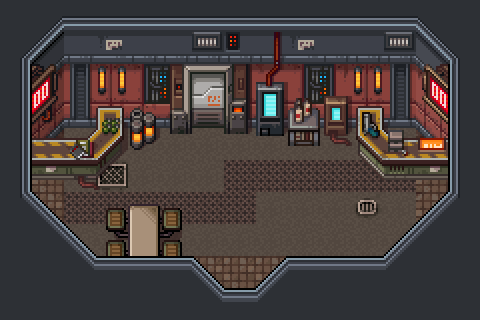

This is a level from a 2D game, rendered from its Tiled map with the project's own tilesets. A one-line summary and the complete map file follow:
An orthogonal 15x10 tile map with 32x32 px tiles, 3 tile layers (Ground, Map, Object), 5 tilesets and 61 objects (Npc, Door).

<map version="1.9" tiledversion="1.9.2" orientation="orthogonal" renderorder="left-down" width="15" height="10" tilewidth="32" tileheight="32" infinite="0" nextlayerid="8" nextobjectid="69">
 <editorsettings>
  <export target="CyberHome.json" format="json" />
 </editorsettings>
 <tileset firstgid="1" name="Cyber1Tiled" tilewidth="32" tileheight="32" tilecount="128" columns="8">
  <image source="../images/32CyberPop Vexed/Low-TownA5.png" trans="ff00ff" width="256" height="512" />
 </tileset>
 <tileset firstgid="129" name="Cyber2Tiled" tilewidth="32" tileheight="32" tilecount="256" columns="16">
  <image source="../images/32CyberPop Vexed/Low-TownD.png" trans="ff00ff" width="512" height="512" />
 </tileset>
 <tileset firstgid="385" name="Cyber3Tiled" tilewidth="32" tileheight="32" tilecount="256" columns="16">
  <image source="../images/32CyberPop Vexed/Low-TownB.png" trans="ff00ff" width="512" height="512" />
 </tileset>
 <tileset firstgid="641" name="Cyber4Tiled" tilewidth="32" tileheight="32" tilecount="256" columns="16">
  <image source="../images/32CyberPop Vexed/Low-TownC.png" trans="ff00ff" width="512" height="512" />
 </tileset>
 <tileset firstgid="897" name="Cyber5Tiled" tilewidth="32" tileheight="32" tilecount="208" columns="13">
  <image source="../images/32CyberPop Vexed/CP_WallsA4.png" trans="ff00ff" width="416" height="512" />
 </tileset>
 <layer id="1" name="Ground" width="15" height="10" locked="1">
  <data encoding="csv">
60,60,60,60,60,60,60,60,60,60,60,60,377,377,377,
60,60,60,60,60,60,60,60,60,60,60,60,377,377,377,
60,60,60,60,60,60,60,60,60,60,60,60,377,377,377,
60,60,60,60,60,60,60,60,60,60,60,60,377,377,377,
60,60,9,9,9,9,9,9,9,9,9,9,9,377,377,
60,105,9,107,9,9,9,48,48,48,48,48,48,105,377,
60,105,48,48,48,48,48,48,9,9,9,106,9,105,377,
60,60,9,9,9,9,9,9,9,9,9,9,9,377,377,
60,60,60,60,60,9,25,25,25,60,60,60,377,377,377,
60,60,60,60,60,60,60,60,60,60,60,60,377,377,377
</data>
 </layer>
 <layer id="2" name="Map" width="15" height="10" locked="1">
  <data encoding="csv">
0,58,959,959,959,959,959,959,959,959,959,959,960,59,0,
65,66,33,34,33,33,37,38,33,34,33,33,37,67,68,
345,74,41,45,42,43,22,41,22,42,43,45,41,75,349,
345,82,49,53,50,51,30,49,30,50,51,53,49,83,349,
345,97,0,0,0,0,0,0,0,0,0,0,0,100,349,
345,0,0,0,0,0,0,0,0,0,0,0,0,0,349,
361,362,0,0,0,0,0,0,0,0,0,0,0,364,365,
0,378,362,0,0,0,0,0,0,0,0,0,364,380,0,
0,0,378,379,379,379,362,363,364,379,379,379,380,0,0,
0,0,0,0,0,377,378,379,380,381,0,0,0,0,0
</data>
 </layer>
 <layer id="7" name="Object" width="15" height="10" locked="1">
  <data encoding="csv">
0,0,0,0,0,0,0,0,0,0,0,0,0,0,0,
0,0,0,0,0,0,0,0,529,0,0,0,0,0,0,
0,644,0,0,0,547,548,550,545,0,0,0,0,641,0,
0,660,0,477,396,563,564,566,561,471,459,473,474,657,0,
0,806,492,493,412,579,580,582,577,487,475,489,490,491,0,
0,822,508,509,0,0,0,0,0,0,0,505,506,507,0,
0,0,0,731,686,733,0,0,0,0,0,0,0,0,0,
0,0,0,747,702,749,0,0,0,0,0,0,0,0,0,
0,0,0,0,0,0,0,0,0,0,0,0,0,0,0,
0,0,0,0,0,0,0,0,0,0,0,0,0,0,0
</data>
 </layer>
 <objectgroup id="6" name="UserPosition" locked="1">
  <object id="43" x="238.833" y="268.667">
   <properties>
    <property name="Position" value="0" />
   </properties>
   <point />
  </object>
 </objectgroup>
 <objectgroup id="5" name="Event">
  <object id="42" name="Npc" x="320.903" y="189.563" width="25.1932" height="23.875">
   <properties>
    <property name="EventId" value="home_quest_1_1,home_quest_2_1,home_quest_3_1" />
    <property name="ObjectId" value="5" />
    <property name="Type" value="river" />
    <property name="TypeName" value="xxx" />
   </properties>
  </object>
  <object id="45" name="Door" x="238" y="287.5">
   <properties>
    <property name="EventId" value="home_door_1_1" />
    <property name="ObjectId" value="4" />
   </properties>
  </object>
 </objectgroup>
 <objectgroup id="3" name="Wall" locked="1">
  <object id="3" x="96.25" y="256.75" width="96.25" height="18.25" />
  <object id="4" x="286.875" y="257.375" width="96.25" height="18.25" />
  <object id="5" x="195.875" y="288.875" width="96.25" height="18.25" />
  <object id="6" x="63.875" y="91.875" width="353.75" height="18.25" />
  <object id="8" x="449.375" y="123.375" width="21.25" height="68.75" />
  <object id="9" x="8.875" y="123.125" width="21.25" height="68.75" />
  <object id="10" x="394" y="259.5">
   <ellipse />
  </object>
  <object id="11" x="404.5" y="249">
   <ellipse />
  </object>
  <object id="12" x="415.5" y="238">
   <ellipse />
  </object>
  <object id="13" x="426" y="228">
   <ellipse />
  </object>
  <object id="15" x="437" y="217">
   <ellipse />
  </object>
  <object id="16" x="448" y="205.5">
   <ellipse />
  </object>
  <object id="17" x="456" y="198.5">
   <ellipse />
  </object>
  <object id="18" x="189.5" y="267">
   <ellipse />
  </object>
  <object id="19" x="213" y="291.5">
   <ellipse />
  </object>
  <object id="20" x="204.5" y="282.5">
   <ellipse />
  </object>
  <object id="21" x="197" y="274.5">
   <ellipse />
  </object>
  <object id="22" x="427" y="106.5">
   <ellipse />
  </object>
  <object id="23" x="450.5" y="131">
   <ellipse />
  </object>
  <object id="24" x="442" y="122">
   <ellipse />
  </object>
  <object id="25" x="434.5" y="114">
   <ellipse />
  </object>
  <object id="26" x="25" y="135.5">
   <ellipse />
  </object>
  <object id="27" x="36" y="124.5">
   <ellipse />
  </object>
  <object id="28" x="47" y="113">
   <ellipse />
  </object>
  <object id="29" x="55" y="106">
   <ellipse />
  </object>
  <object id="30" x="28" y="201.5">
   <ellipse />
  </object>
  <object id="31" x="51.5" y="226">
   <ellipse />
  </object>
  <object id="32" x="43" y="217">
   <ellipse />
  </object>
  <object id="33" x="35.5" y="209">
   <ellipse />
  </object>
  <object id="34" x="62" y="235.5">
   <ellipse />
  </object>
  <object id="35" x="85.5" y="260">
   <ellipse />
  </object>
  <object id="36" x="77" y="251">
   <ellipse />
  </object>
  <object id="37" x="69.5" y="243">
   <ellipse />
  </object>
  <object id="38" x="261" y="296">
   <ellipse />
  </object>
  <object id="39" x="272" y="285">
   <ellipse />
  </object>
  <object id="40" x="283" y="273.5">
   <ellipse />
  </object>
  <object id="41" x="291" y="266.5">
   <ellipse />
  </object>
  <object id="46" x="32.125" y="149.375" width="63.75" height="18.25" />
  <object id="47" x="97.625" y="107.375" width="46.25" height="33.25" />
  <object id="48" x="93" y="157.5">
   <ellipse />
  </object>
  <object id="49" x="104" y="146">
   <ellipse />
  </object>
  <object id="50" x="112" y="139">
   <ellipse />
  </object>
  <object id="51" x="143.375" y="100.875" width="12.25" height="33.25" />
  <object id="52" x="170.375" y="88.375" width="20.75" height="33.25" />
  <object id="53" x="225.625" y="87.875" width="20.75" height="33.25" />
  <object id="54" x="256.625" y="88.875" width="27.25" height="33.25" />
  <object id="55" x="288.011" y="98.2841" width="31.4318" height="33.25" />
  <object id="56" x="324.193" y="91.7386" width="23.7955" height="33.25" />
  <object id="57" x="356.375" y="106.102" width="27.25" height="33.25" />
  <object id="58" x="383.284" y="133.011" width="66.7045" height="33.25" />
  <object id="59" x="366.5" y="138.5">
   <ellipse />
  </object>
  <object id="60" x="382.591" y="155.091">
   <ellipse />
  </object>
  <object id="61" x="375.091" y="147.091">
   <ellipse />
  </object>
  <object id="62" x="164.542" y="209.375" width="16.5833" height="18.25" />
  <object id="63" x="164.375" y="241.208" width="16.5833" height="18.25" />
  <object id="64" x="129.375" y="204.875" width="29.5833" height="51.9167" />
  <object id="67" x="108.125" y="209.292" width="16.5833" height="18.25" />
  <object id="68" x="107.958" y="241.125" width="16.5833" height="18.25" />
 </objectgroup>
</map>
